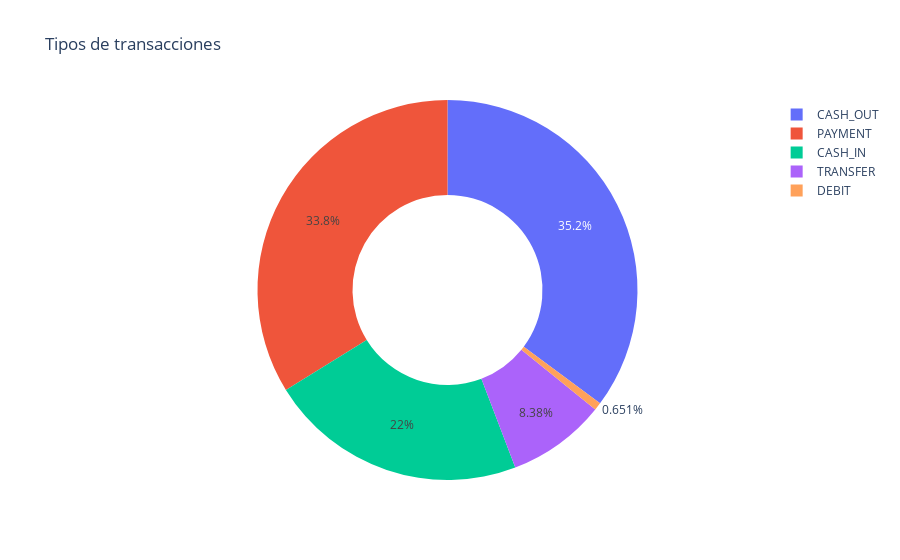

This figure's notebook cell:
### Code cell
import plotly.express as px
type_counts = data["type"].value_counts().reset_index()
type_counts.columns = ["transaction", "quantity"]
figure = px.pie(
    type_counts,
    values="quantity",
    names="transaction",
    hole=0.5,
    title="Tipos de transacciones"
)
figure.show()

### Figure 1 — Plotly figure (JSON) as saved in the notebook; plotly's stock layout.template omitted (floating-point values rounded to 4 significant figures)
{"data": [{"domain": {"x": [0, 1], "y": [0, 1]}, "hole": 0.5, "hovertemplate": "transaction=%{label}<br>quantity=%{value}<extra></extra>", "labels": ["CASH_OUT", "PAYMENT", "CASH_IN", "TRANSFER", "DEBIT"], "legendgroup": "", "name": "", "showlegend": true, "type": "pie", "values": [2237500, 2151495, 1399284, 532909, 41432]}], "layout": {"legend": {"tracegroupgap": 0}, "title": {"text": "Tipos de transacciones"}}}
